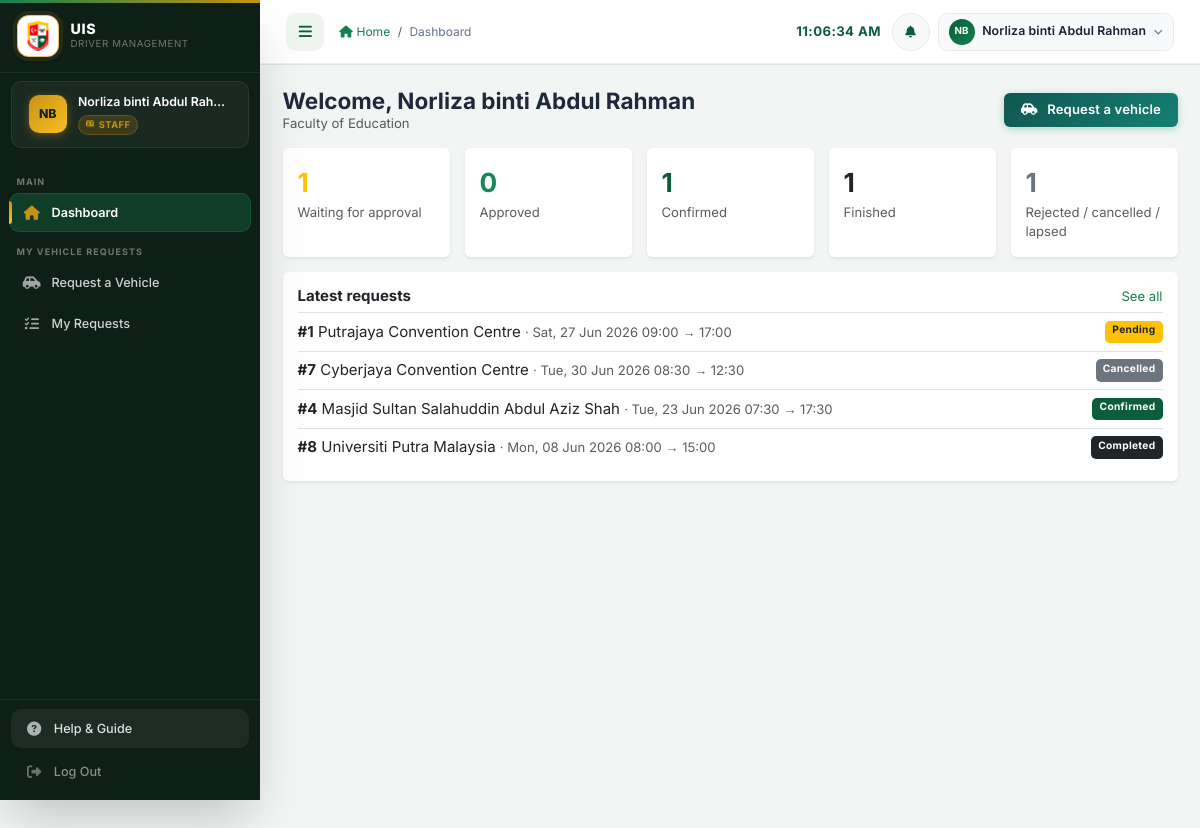
Page /staff/dashboard.php (signed in) on the committed database.
### tables this page shows
CREATE TABLE `vehicle_requests` (
  `request_id` int(11) NOT NULL AUTO_INCREMENT,
  `staff_id` int(11) NOT NULL,
  `vehicle_id` int(11) DEFAULT NULL,
  `trip_date` date NOT NULL,
  `start_time` time NOT NULL,
  `end_time` time NOT NULL,
  `destination` varchar(255) NOT NULL,
  `purpose` text NOT NULL,
  `passenger_count` int(11) NOT NULL DEFAULT 1,
  `officer_name` varchar(255) DEFAULT NULL,
  `officer_phone` varchar(50) DEFAULT NULL,
  `waiting_place` varchar(150) DEFAULT NULL,
  `status` enum('pending','approved','assigned','rejected','processed','cancelled','lapsed','completed') NOT NULL DEFAULT 'pending',
  `supervisor_id` int(11) DEFAULT NULL,
  `supervisor_notes` text DEFAULT NULL,
  `reviewed_at` timestamp NULL DEFAULT NULL,
  `cancelled_at` timestamp NULL DEFAULT NULL,
  `schedule_id` int(11) DEFAULT NULL,
  `created_at` timestamp NOT NULL DEFAULT current_timestamp(),
  `updated_at` timestamp NOT NULL DEFAULT current_timestamp() ON UPDATE current_timestamp(),
  `status_reason` varchar(500) DEFAULT NULL,
  `cancelled_by` int(11) DEFAULT NULL,
  `cancelled_by_role` varchar(20) DEFAULT NULL,
  `return_date` date NOT NULL,
  `destination_address` varchar(500) DEFAULT NULL,
  `passenger_names` text DEFAULT NULL,
  `waiting_address` varchar(255) DEFAULT NULL,
  `depart_at` datetime GENERATED ALWAYS AS (timestamp(`trip_date`,`start_time`)) STORED,
  `return_at` datetime GENERATED ALWAYS AS (timestamp(`return_date`,`end_time`)) STORED,
  `lapsed_notified` tinyint(1) NOT NULL DEFAULT 0,
  PRIMARY KEY (`request_id`),
  KEY `fk_vr_staff` (`staff_id`),
  KEY `fk_vr_vehicle` (`vehicle_id`),
  KEY `fk_vr_supervisor` (`supervisor_id`),
  KEY `fk_vr_schedule` (`schedule_id`),
  KEY `idx_vr_period` (`depart_at`,`return_at`),
  KEY `idx_vr_status` (`status`,`created_at`),
  CONSTRAINT `fk_vr_schedule` FOREIGN KEY (`schedule_id`) REFERENCES `schedules` (`schedule_id`) ON DELETE SET NULL,
  CONSTRAINT `fk_vr_staff` FOREIGN KEY (`staff_id`) REFERENCES `users` (`user_id`) ON DELETE CASCADE,
  CONSTRAINT `fk_vr_supervisor` FOREIGN KEY (`supervisor_id`) REFERENCES `users` (`user_id`) ON DELETE SET NULL,
  CONSTRAINT `fk_vr_vehicle` FOREIGN KEY (`vehicle_id`) REFERENCES `vehicles` (`vehicle_id`) ON DELETE SET NULL
);

### includes/workflow.php (called while the page is built, shortened)
<?php
function timeWithSeconds(string $t): string
{
    return strlen($t) === 5 ? $t . ':00' : $t;
}
function requestDepartDT(array $req): string { return $req['trip_date'] . ' ' . timeWithSeconds(substr($req['start_time'], 0, 8)); }
function requestReturnDT(array $req): string { return ($req['return_date'] ?? $req['trip_date']) . ' ' . timeWithSeconds(substr($req['end_time'], 0, 8)); }

### config/database.php (called while the page is built, shortened)
<?php
require_once __DIR__ . '/../includes/workflow.php';
require_once __DIR__ . '/../includes/request_view.php';
function requestStatusBadgeClass(string $status): string
{
    return match ($status) {
        'pending'   => 'bg-warning text-dark',
        'approved'  => 'bg-success',
        'rejected'  => 'bg-danger',
        'assigned'  => 'bg-info text-dark',
        'processed' => 'bg-primary',
        'cancelled' => 'bg-secondary',
        'lapsed'    => 'bg-secondary',
        'completed' => 'bg-dark',
        default     => 'bg-secondary',
    };
}
function requestStatusLabel(string $status): string
{
    return match ($status) {
        'pending' => 'Pending', 'approved' => 'Approved', 'assigned' => 'Driver Assigned',
        'processed' => 'Confirmed', 'rejected' => 'Rejected', 'cancelled' => 'Cancelled',
        'lapsed' => 'Lapsed', 'completed' => 'Completed', default => ucfirst($status),
    };
}

### staff/dashboard.php (the view, shortened to what this page needs)
<?php
require_once '../config/database.php';
require_once '../includes/admin_page.php';
$uid = (int)$_SESSION['user_id'];
$counts = [];
$cs = $conn->prepare('SELECT status, COUNT(*) AS n FROM vehicle_requests WHERE staff_id = ? GROUP BY status');
$cs->bind_param('i', $uid);
$cs->execute();
foreach ($cs->get_result()->fetch_all(MYSQLI_ASSOC) as $r) { $counts[$r['status']] = (int)$r['n']; }
$stmt = $conn->prepare(requestSelectSql() . ' WHERE vr.staff_id = ? ORDER BY vr.created_at DESC, vr.request_id DESC LIMIT 5');
$stmt->bind_param('i', $uid);
$stmt->execute();
$recent = $stmt->get_result()->fetch_all(MYSQLI_ASSOC);
$tiles = [['Waiting for approval', ['pending'], 'warning'], ['Approved', ['approved', 'assigned'], 'success'], ['Confirmed', ['processed'], 'primary'], ['Finished', ['completed'], 'dark'],
          ['Rejected / cancelled / lapsed', ['rejected', 'cancelled', 'lapsed'], 'secondary']];
?>
    <div class="d-flex flex-wrap justify-content-between align-items-center gap-2 mb-3">
        <div>
            <h4 class="fw-bold mb-0">Welcome, <?= htmlspecialchars($_SESSION['full_name'] ?? '') ?></h4>
            <div class="text-muted small"><?= htmlspecialchars((string)($_SESSION['department'] ?? 'Universiti Islam Selangor')) ?></div>
        </div>
        <a class="btn btn-success" href="request_vehicle.php"><i class="fas fa-car-side me-1"></i>Request a vehicle</a>
    </div>
    <div class="row g-3 mb-3">
        <?php foreach ($tiles as [$label, $statuses, $tone]): $total = 0; foreach ($statuses as $s) { $total += $counts[$s] ?? 0; } ?>
        <div class="col-6 col-md"><div class="card border-0 shadow-sm h-100"><div class="card-body py-3">
            <div class="fs-3 fw-bold text-<?= $tone ?>"><?= $total ?></div><div class="small text-muted"><?= htmlspecialchars($label) ?></div>
        </div></div></div>
        <?php endforeach; ?>
    </div>
    <div class="card border-0 shadow-sm"><div class="card-body">
        <div class="d-flex justify-content-between"><h6 class="fw-bold">Latest requests</h6><a class="small" href="my_requests.php">See all</a></div>
        <?php foreach ($recent as $r): ?>
            <a class="d-flex flex-wrap justify-content-between gap-2 py-2 border-top text-decoration-none text-dark" href="my_requests.php?open=<?= (int)$r['request_id'] ?>">
                <span><strong>#<?= (int)$r['request_id'] ?></strong> <?= htmlspecialchars($r['destination']) ?> <span class="text-muted small">&middot; <?= requestPeriodText($r) ?></span></span>
                <?= requestStatusBadge($r['status']) ?>
            </a>
        <?php endforeach; ?>
    </div></div>

### includes/request_view.php (shortened to what this page needs)
<?php
function requestSelectSql(): string
{
    return "SELECT vr.*, u.full_name AS staff_name, u.department AS staff_department, u.role AS staff_role, u.phone AS staff_phone,
                   hod.full_name AS hod_name, v.plate_number, v.model AS vehicle_model, v.vehicle_type, v.capacity
              FROM vehicle_requests vr
              JOIN users u ON u.user_id = vr.staff_id
              LEFT JOIN users hod ON hod.user_id = vr.supervisor_id
              LEFT JOIN vehicles v ON v.vehicle_id = vr.vehicle_id";
}
function requestStatusBadge(string $status): string
{
    return '<span class="badge ' . requestStatusBadgeClass($status) . '">' . htmlspecialchars(requestStatusLabel($status)) . '</span>';
}
function requestPeriodText(array $req): string
{
    $d = strtotime(requestDepartDT($req));
    $r = strtotime(requestReturnDT($req));
    return date('D, d M Y H:i', $d) . ' &rarr; ' . (date('Y-m-d', $d) === date('Y-m-d', $r) ? date('H:i', $r) : date('D, d M Y H:i', $r));
}
    ?>

### assets/css/style.css (style rules this page uses)
:root { --uis-primary: #0b5d3b; --uis-secondary: #15804f; --uis-accent: #c69214; --uis-light: #eef5f1; --uis-dark: #122018; --uis-success: #15803d; --uis-danger: #b91c1c; --uis-warning: #b45309; --uis-info: #0e7490; --grad-blue: linear-gradient(135deg, #0a4d31 0%, #0e6b45 100%); --grad-green: linear-gradient(135deg, #11564f 0%, #148076 100%); --grad-amber: linear-gradient(135deg, #8a6410 0%, #b58a1a 100%); --grad-red: linear-gradient(135deg, #7f1d1d 0%, #a82727 100%); --grad-purple: linear-gradient(135deg, #334155 0%, #475569 100%); --grad-teal: linear-gradient(135deg, #134e4a 0%, #0f766e 100%); --grad-sky: linear-gradient(135deg, #27556d 0%, #35708f 100%); --sidebar-width: 260px; --sidebar-bg: #0e1f17; --sidebar-text: rgba(255,255,255,.80); --sidebar-muted: rgba(255,255,255,.40); --sidebar-active-bg: rgba(21,128,79,.30); --sidebar-hover-bg: rgba(255,255,255,.06); --sidebar-border: rgba(255,255,255,.07); --header-height: 64px; --shadow-xs: 0 1px 3px rgba(18,32,24,.06), 0 1px 2px rgba(18,32,24,.04); --shadow-sm: 0 4px 6px -1px rgba(18,32,24,.08), 0 2px 4px -1px rgba(18,32,24,.05); --shadow-md: 0 10px 15px -3px rgba(18,32,24,.10), 0 4px 6px -2px rgba(18,32,24,.06); --shadow-lg: 0 20px 25px -5px rgba(18,32,24,.12), 0 10px 10px -5px rgba(18,32,24,.05); --shadow-xl: 0 25px 50px -12px rgba(18,32,24,.25); --shadow-glow-blue: var(--shadow-sm); --shadow-glow-green: var(--shadow-sm); --shadow-glow-amber: var(--shadow-sm); --shadow-glow-red: var(--shadow-sm); --radius-sm: 6px; --radius-md: 10px; --radius-lg: 14px; --radius-xl: 20px; --transition: all .25s cubic-bezier(.4,0,.2,1); --font-base: 'Inter', 'Segoe UI', system-ui, sans-serif; }
*,*::before,*::after { box-sizing: border-box; margin: 0; padding: 0; }
html { scroll-behavior: smooth; font-size: 15px; }
body { font-family: var(--font-base); background: #f3f5f4; color: #1e293b; min-height: 100vh; overflow-x: hidden; }
@media (min-width: 992px) { body { padding-left: var(--sidebar-width); padding-top: var(--header-height); transition: padding-left .3s ease; } }
a { color: var(--uis-secondary); text-decoration: none; transition: var(--transition); }
.btn { border-radius: var(--radius-sm); font-size: .875rem; font-weight: 600; padding: .5rem 1.1rem; transition: var(--transition); display: inline-flex; align-items: center; gap: .4rem; cursor: pointer; text-decoration: none; line-height: 1.5; letter-spacing: .01em; }
.btn-success { background: var(--grad-green); border: none; color: #fff; box-shadow: 0 2px 8px rgba(5,150,105,.30); }
.badge { font-size: .68rem; font-weight: 700; padding: .32em .70em; border-radius: 5px; letter-spacing: .03em; }
.bg-primary { background-color: rgba(11,93,59, var(--bs-bg-opacity, 1)) !important; }
.text-primary { color: var(--uis-primary) !important; }
.badge.bg-primary { background-color: rgba(11,93,59, var(--bs-bg-opacity, 1)) !important; }

### rows in the picture
vehicle_requests: request_id "1", destination "Putrajaya Convention Centre", requestPeriodText($r) "Sat, 27 Jun 2026 09:00 → 17:00", status "Pending"
vehicle_requests: request_id "7", destination "Cyberjaya Convention Centre", requestPeriodText($r) "Tue, 30 Jun 2026 08:30 → 12:30", status "Cancelled"
vehicle_requests: request_id "4", destination "Masjid Sultan Salahuddin Abdul Aziz Shah", requestPeriodText($r) "Tue, 23 Jun 2026 07:30 → 17:30", status "Confirmed"
vehicle_requests: request_id "8", destination "Universiti Putra Malaysia", requestPeriodText($r) "Mon, 08 Jun 2026 08:00 → 15:00", status "Completed"

### other values in the picture
$initials "NB"
$full_name "Norliza binti Abdul Rah…"
$role_label "STAFF"
$_section "MAIN"
$_label "Dashboard"
$_section "MY VEHICLE REQUESTS"
$_label "Request a Vehicle"
$_label "My Requests"
$page_title "Dashboard"
$full_name "Norliza binti Abdul Rahman"
$_SESSION['full_name'] "Norliza binti Abdul Rahman"
$_SESSION['department'] "Faculty of Education"
$total "1"
$label "Waiting for approval"
$total "0"
